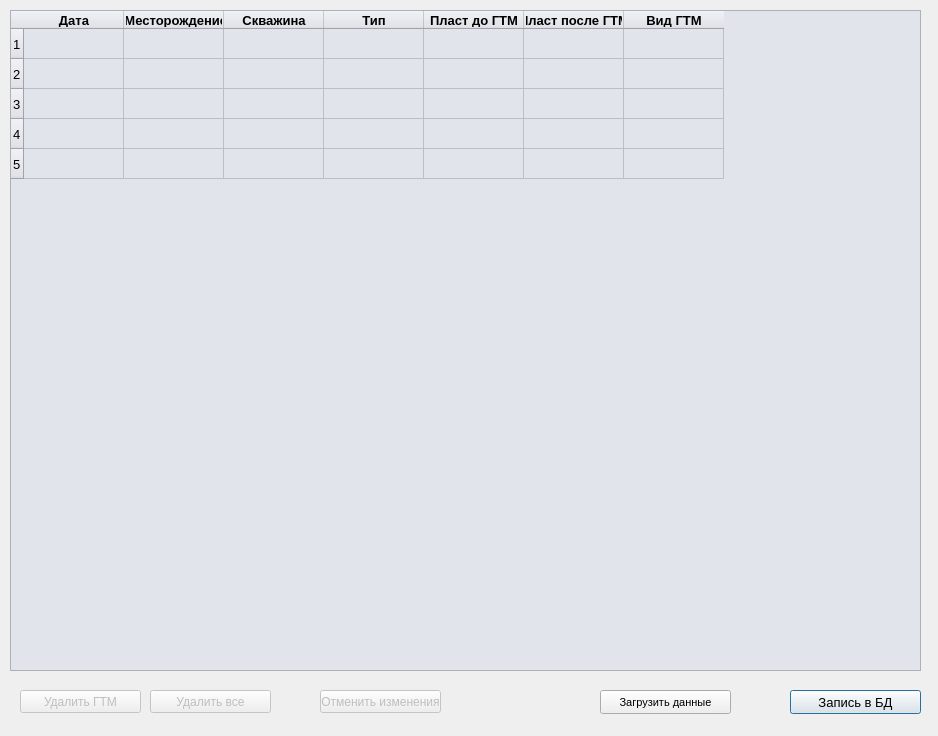
<?xml version="1.0" encoding="UTF-8"?>
<ui version="4.0">
 <class>Events</class>
 <widget class="QDialog" name="Events">
  <property name="geometry">
   <rect>
    <x>0</x>
    <y>0</y>
    <width>938</width>
    <height>736</height>
   </rect>
  </property>
  <property name="windowTitle">
   <string>Мероприятия</string>
  </property>
  <property name="windowIcon">
   <iconset>
    <normaloff>res/oil.ico</normaloff>res/oil.ico</iconset>
  </property>
  <property name="modal">
   <bool>true</bool>
  </property>
  <widget class="QTableWidget" name="tableBDevt">
   <property name="geometry">
    <rect>
     <x>10</x>
     <y>10</y>
     <width>911</width>
     <height>661</height>
    </rect>
   </property>
   <property name="minimumSize">
    <size>
     <width>300</width>
     <height>0</height>
    </size>
   </property>
   <property name="font">
    <font>
     <pointsize>10</pointsize>
     <weight>50</weight>
     <bold>false</bold>
    </font>
   </property>
   <property name="focusPolicy">
    <enum>Qt::NoFocus</enum>
   </property>
   <property name="styleSheet">
    <string notr="true">background-color: rgb(225, 228, 235)

</string>
   </property>
   <property name="editTriggers">
    <set>QAbstractItemView::NoEditTriggers</set>
   </property>
   <property name="tabKeyNavigation">
    <bool>true</bool>
   </property>
   <property name="showDropIndicator" stdset="0">
    <bool>true</bool>
   </property>
   <property name="selectionMode">
    <enum>QAbstractItemView::SingleSelection</enum>
   </property>
   <property name="selectionBehavior">
    <enum>QAbstractItemView::SelectRows</enum>
   </property>
   <property name="gridStyle">
    <enum>Qt::SolidLine</enum>
   </property>
   <property name="rowCount">
    <number>5</number>
   </property>
   <property name="columnCount">
    <number>7</number>
   </property>
   <attribute name="horizontalHeaderVisible">
    <bool>true</bool>
   </attribute>
   <attribute name="horizontalHeaderMinimumSectionSize">
    <number>46</number>
   </attribute>
   <attribute name="horizontalHeaderShowSortIndicator" stdset="0">
    <bool>false</bool>
   </attribute>
   <attribute name="horizontalHeaderStretchLastSection">
    <bool>false</bool>
   </attribute>
   <attribute name="verticalHeaderVisible">
    <bool>true</bool>
   </attribute>
   <attribute name="verticalHeaderShowSortIndicator" stdset="0">
    <bool>false</bool>
   </attribute>
   <row/>
   <row/>
   <row/>
   <row/>
   <row/>
   <column>
    <property name="text">
     <string>Дата</string>
    </property>
    <property name="font">
     <font>
      <weight>75</weight>
      <bold>true</bold>
     </font>
    </property>
   </column>
   <column>
    <property name="text">
     <string>   Месторождение  </string>
    </property>
    <property name="font">
     <font>
      <weight>75</weight>
      <bold>true</bold>
     </font>
    </property>
   </column>
   <column>
    <property name="text">
     <string>Скважина</string>
    </property>
    <property name="font">
     <font>
      <weight>75</weight>
      <bold>true</bold>
     </font>
    </property>
   </column>
   <column>
    <property name="text">
     <string>Тип</string>
    </property>
    <property name="toolTip">
     <string extracomment="ммм"/>
    </property>
    <property name="font">
     <font>
      <weight>75</weight>
      <bold>true</bold>
     </font>
    </property>
   </column>
   <column>
    <property name="text">
     <string>   Пласт до ГТМ   </string>
    </property>
    <property name="font">
     <font>
      <weight>75</weight>
      <bold>true</bold>
     </font>
    </property>
   </column>
   <column>
    <property name="text">
     <string> Пласт после ГТМ </string>
    </property>
    <property name="font">
     <font>
      <weight>75</weight>
      <bold>true</bold>
     </font>
    </property>
   </column>
   <column>
    <property name="text">
     <string>     Вид ГТМ     </string>
    </property>
    <property name="font">
     <font>
      <weight>75</weight>
      <bold>true</bold>
     </font>
    </property>
   </column>
  </widget>
  <widget class="QPushButton" name="But_evt_to_BD">
   <property name="geometry">
    <rect>
     <x>790</x>
     <y>690</y>
     <width>131</width>
     <height>24</height>
    </rect>
   </property>
   <property name="minimumSize">
    <size>
     <width>0</width>
     <height>0</height>
    </size>
   </property>
   <property name="font">
    <font>
     <pointsize>10</pointsize>
    </font>
   </property>
   <property name="styleSheet">
    <string notr="true"/>
   </property>
   <property name="text">
    <string>Запись в БД</string>
   </property>
  </widget>
  <widget class="QPushButton" name="But_load_evt">
   <property name="geometry">
    <rect>
     <x>600</x>
     <y>690</y>
     <width>131</width>
     <height>24</height>
    </rect>
   </property>
   <property name="maximumSize">
    <size>
     <width>220</width>
     <height>16777215</height>
    </size>
   </property>
   <property name="font">
    <font>
     <pointsize>8</pointsize>
    </font>
   </property>
   <property name="styleSheet">
    <string notr="true"/>
   </property>
   <property name="text">
    <string>Загрузить данные</string>
   </property>
  </widget>
  <widget class="QPushButton" name="But_del_gtm">
   <property name="enabled">
    <bool>false</bool>
   </property>
   <property name="geometry">
    <rect>
     <x>20</x>
     <y>690</y>
     <width>121</width>
     <height>23</height>
    </rect>
   </property>
   <property name="text">
    <string>Удалить ГТМ</string>
   </property>
  </widget>
  <widget class="QPushButton" name="But_del_gtm_all">
   <property name="enabled">
    <bool>false</bool>
   </property>
   <property name="geometry">
    <rect>
     <x>150</x>
     <y>690</y>
     <width>121</width>
     <height>23</height>
    </rect>
   </property>
   <property name="text">
    <string>Удалить все</string>
   </property>
  </widget>
  <widget class="QPushButton" name="But_gtm_back">
   <property name="enabled">
    <bool>false</bool>
   </property>
   <property name="geometry">
    <rect>
     <x>320</x>
     <y>690</y>
     <width>121</width>
     <height>23</height>
    </rect>
   </property>
   <property name="text">
    <string>Отменить изменения</string>
   </property>
  </widget>
 </widget>
 <resources/>
 <connections/>
</ui>
